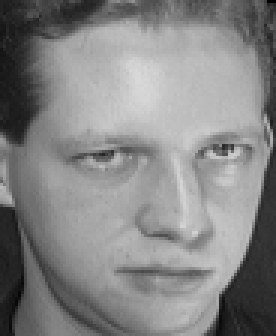
%> input picture PCA based face recognition/Test/s1/10.pgm, 92 x 112 px (shown 3 times larger); its folder holds only this picture in this run
$ octave PCA.m   (GNU Octave 9; MATLAB toolbox functions it lacks are replaced by stand-ins)
%> lines starting %> are read from the running program, lines starting %| are printed output that depends on the picture
%PCA based face recognition
%Prateek Bhatnagar
%-------------------------------Instructions - Incase Everything doesnt work automatically-------------------------------
% 1.Add Folders Test and Train To path(with subfolders)
% 2.pwd should work automatically for the file paths - however if there is
% any trouble just replace %s(In 'path' and 'path2') with the location where Main_PCA.m is located
%
addpath(genpath('Test'),genpath('Train'));
X=zeros(112*92,360);
l=1;
%converting to vector from image matrix
for k=1:40
    path = sprintf('%s\\Train\\s%d\\',pwd,k);
    files = dir(fullfile(path,'*.pgm'));
    for i=1:length(files)
        X(:,l)= reshape(imread(files(i).name),[112*92,1]);
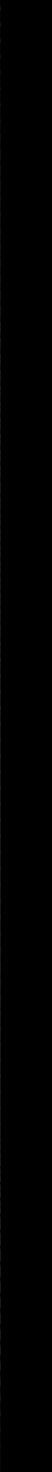
%> X: size 10304x360 double (shown at 1/7 size); min 0, max 217, mean 0.4
        l=l+1;
    end
end

%Creating a Matrix of the vectors
S1 = X;
%Finding the mean of the vectors
S1_Avg = zeros(112*92,1);
for c=1:112*92
     S1_Avg(c) = mean(S1(c,:));
end
S1 = double(S1);
%Normalising the vectors - i.e. Centering the data
for i=1:360
    S1(:,i) = S1(:,i) - S1_Avg;
end
%Covariance matrix
S1_Eig = transpose(S1)*S1;
[S1_Other_Eig_Vec,S1_Eig_Vals] = eig(S1_Eig);
%Best Eigen Vectors
S1_Cov_Eig_Face = S1*S1_Other_Eig_Vec;
%normalising
S1_Cov_Eig_Face = S1_Cov_Eig_Face/sqrt(S1_Eig_Vals);
%Eigen Value Plot
figure(1);
plot(S1_Eig_Vals,'o');
title('Plot of Eigen Values');
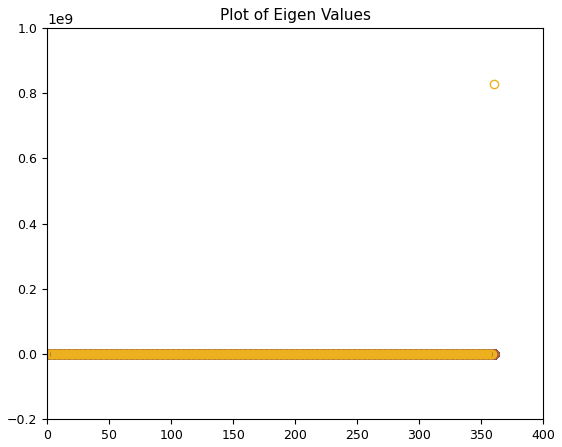
%> figure redrawn from the program's plot data; highest point at x = 2, y = 0; highest point at x = 1, y = 0; highest point at x = 177, y = 8.14e-166; highest point at x = 178, y = 1.53e-150
figure(2);
imshow(reshape(S1_Avg,[112,92]),[]);
title('Mean Face');
%First 3 and last eigen faces
figure(3);
subplot(4,1,1);
imshow(reshape(S1_Cov_Eig_Face(:,end),[112,92]),[]);
title('First 3 eigen faces');
subplot(4,1,2);
imshow(reshape(S1_Cov_Eig_Face(:,end-1),[112,92]),[]);
subplot(4,1,3);
imshow(reshape(S1_Cov_Eig_Face(:,end-2),[112,92]),[]);
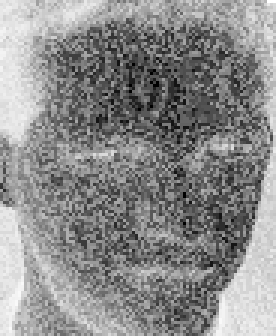
%> displayed picture: size 112x92, on the screen's scale of 0 to 255 (shown 3 times larger); min 0, max 255, mean 139.3
subplot(4,1,4);
imshow(reshape(S1_Cov_Eig_Face(:,end-39),[112,92]),[]);
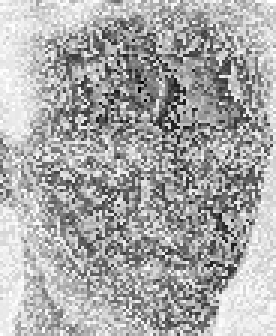
%> displayed picture: size 112x92, on the screen's scale of 0 to 255 (shown 3 times larger); min 0, max 255, mean 169
title('Last eigen face');
%Slicing 40 relevant(Non zero) Eigen Faces
%-----------------------------IMPORTANT NOTE------------------------------
% The order of the eigen faces is in Ascending order
E_faces = S1_Cov_Eig_Face(:,end-39:end);
%Using 10,20,30,40 vectors for projection
Proj_10 = E_faces(:,1:10)'*S1(:,1);
Proj_20 = E_faces(:,1:20)'*S1(:,1);
Proj_30 = E_faces(:,1:30)'*S1(:,1);
Proj_40(:,1) = E_faces'*S1(:,1);
figure(4);
subplot(5,1,1);
imshow(reshape(S1(:,1)+S1_Avg,[112,92]),[]);
title('Original');
subplot(5,1,2);
imshow(reshape((E_faces(:,1:10)*Proj_10)+S1_Avg,[112,92]),[]);
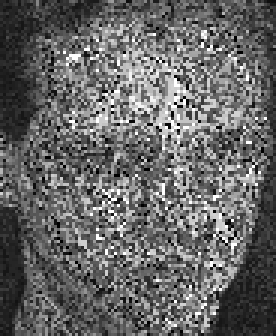
%> displayed picture: size 112x92, on the screen's scale of 0 to 255 (shown 3 times larger); min 0, max 255, mean 102.2
title('10 Vectors');
subplot(5,1,3);
imshow(reshape((E_faces(:,1:20)*Proj_20)+S1_Avg,[112,92]),[]);
title('20 Vectors');
subplot(5,1,4);
imshow(reshape((E_faces(:,1:30)*Proj_30)+S1_Avg,[112,92]),[]);
title('30 Vectors');
% In the last case the most important eigen face is added
% - since for the given code the order of the eigen faces is in ascending order - hence the
% resulting image is almost identical to the original
% However in the previous cases the eigen faces were not significant enough
% to reconstruct the original image
subplot(5,1,5);
imshow(reshape((E_faces*Proj_40(:,1))+S1_Avg,[112,92]),[]);
title('40 Vectors');
%--------------------------------Weight Vectors for entire Training set----
for o=1:40
    Proj_40(:,o) = E_faces'*S1(:,o);
    Proj_30(:,o) = E_faces(:,1:30)'*S1(:,o);
    Proj_20(:,o) = E_faces(:,1:20)'*S1(:,o);
    Proj_10(:,o) = E_faces(:,1:10)'*S1(:,o);
end
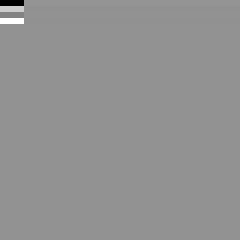
%> Proj_40: size 40x40 double (shown 6 times larger); min -82604198.4, max 61123149.2, mean 5677.5; drawn with min black and max white
%--------------------------------Testing-----------------------------------

Test=zeros(112*92,40);
%Importing test data as image vectors
n=1;
for m=1:40
    path2 = sprintf('%s\\Test\\s%d\\10.pgm',pwd,m);
    Test(:,n)= reshape(imread(path2),[112*92,1]);
    n=n+1;
end

%Centering test data
Test_Avg = zeros(112*92,1);
for c=1:112*92
     Test_Avg(c) = mean(Test(c,:));
end
Test = double(Test);
for i=1:40
    Test(:,i) = Test(:,i) - Test_Avg;
end

for k=1:40
    Test_Proj_10(:,k)= E_faces(:,1:10)'*Test(:,k);
    Test_Proj_20(:,k)= E_faces(:,1:20)'*Test(:,k);
    Test_Proj_30(:,k)= E_faces(:,1:30)'*Test(:,k);
    Test_Proj_40(:,k)= E_faces'*Test(:,k);
end
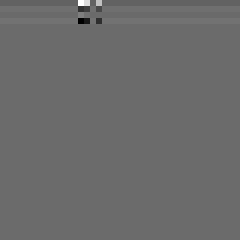
%> Test_Proj_40: size 40x40 double (shown 6 times larger); min -17099048.4, max 23436855, mean 0; drawn with min black and max white
figure(5);
imshow(reshape((E_faces*Test_Proj_40(:,1))+Test_Avg,[112,92]),[]);
title('40 Vectors - Projection - CLOSE IMAGE of S1 ');

% Calculating Distance between Test Weight vectors and Trained weight
% vectors - Euclidian Distance
for p=1:40
    for q=1:40
        Distance_40(q) = sqrt(sum((Test_Proj_40(:,p) - Proj_40(:,q)) .^ 2));
        Distance_30(q) = sqrt(sum((Test_Proj_30(:,p) - Proj_30(:,q)) .^ 2));
        Distance_20(q) = sqrt(sum((Test_Proj_20(:,p) - Proj_20(:,q)) .^ 2));
        Distance_10(q) = sqrt(sum((Test_Proj_10(:,p) - Proj_10(:,q)) .^ 2));
    end
    [Min_Value,Min_Index(p,4)] = min(Distance_40);
    [~,Min_Index(p,3)] = min(Distance_30);
    [~,Min_Index(p,2)] = min(Distance_20);
    [~,Min_Index(p,1)] = min(Distance_10);
end
%---------IMPORTANT NOTE--------
%Min_Index holds the approximate classifications made by the classifier
%based on the category - each of the columns is a respective category for
%number of vectors used i.e. Column 1 is for 10 vectors, 2 for 20 Vectors and so
%on... Each row position represents an entry from the testing data
f = figure(6);
colnames = {'10-Category','20-Category','30-Category','40-Category'};
t=uitable(f,'Data',Min_Index,'ColumnName',colnames,'Position',[20 30 350 350]);
